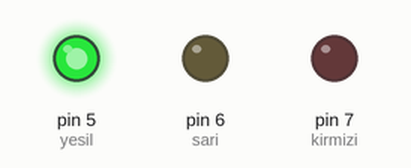
Simulated run of this sketch. Board: Arduino Uno, built with avr-gcc and run on an emulated ATmega328P. Parts: output pins drawn as LEDs (lit = HIGH).

Above: at 2.5 s.
At 5.3 s:
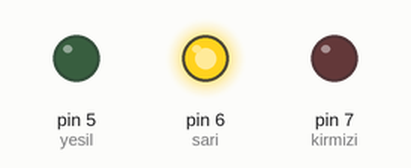
At 7.5 s:
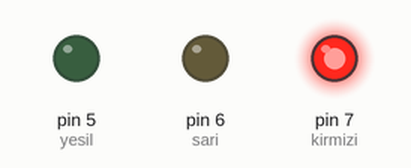
Timing chart, 0 to 12.0 s (numbered marks = the images above):
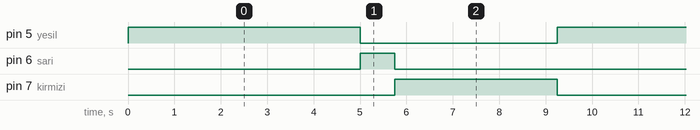

Measured:
- by itself, pin 5 (yesil): alternates HIGH for 5.0 s and LOW for 4.3 s
- by itself, pin 6 (sari): alternates HIGH for 0.75 s and LOW for 8.5 s
- by itself, pin 7 (kirmizi): alternates HIGH for 3.5 s and LOW for 5.8 s

The sketch:

trafik_______1.ino
```cpp
int yesil = 5;
int sari = 6;
int kirmizi = 7;
//Üst tarafta ledlerin hangi pinlere bağlanacağını tanımladık eğer bu işlemi yapmasaydık "sari" yazacağımız yerlere 6 yazardık ancak bu karışıklığa sebep olabilir bu yüzden bu tanımlamaları yapmaya alışmak iyi olur
void setup(){ // bu blok kodları sadece bir defa başlangıçta çalışır adı üstünde Arduino kartımızı kuruyoruz
  pinMode(yesil, OUTPUT);
  pinMode(sari, OUTPUT);
  pinMode(kirmizi, OUTPUT);
// üst tarafta ise ledleri taktığımız pinleri çıkış olarak ayarladık bu sayede bu pinleri bir güç kaynağı gibi kullanıp ledlere gerekli gücü göndereceğiz
}
void loop(){ // bu blok içine yazılan kodlar devamlı olarak bitip başa döner Arduinoya güç geldiği sürece devam eder
  digitalWrite(yesil, HIGH); // yeşil ışık yanıyor
  delay(5000); // yeşil ışık 5 saniye boyunca açık kalıyor
  digitalWrite(yesil, LOW); // yesil ışığı kapatıyoruz
  digitalWrite(sari, HIGH); // sarı ışığı yakıyoruz
  delay(750); // 0.75 sn bekliyoruz
  digitalWrite(sari, LOW); // sari ışık sönüyor
  digitalWrite(kirmizi, HIGH); // kırmızı ışık yanıyor
  delay(3500); // 3.5 sn bekliyoruz
  digitalWrite(kirmizi, LOW); // kırmızı ışık sönüyor
  // sistem buradan sonra yeşil ışığı yazdığımız koda döner
}
```
